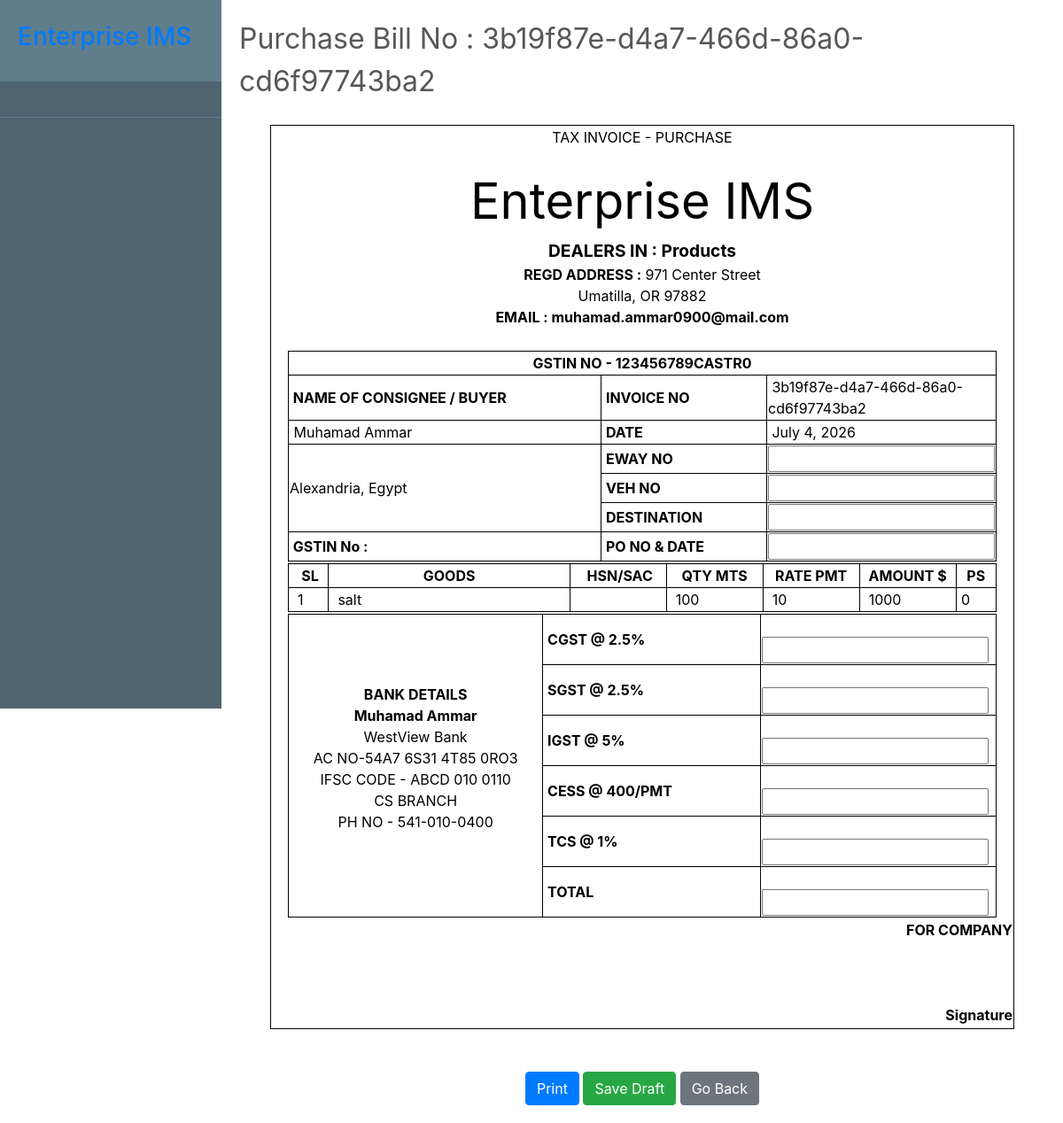
/transaction/purchase_bill/3b19f87ed4a7466d86a0cd6f97743ba2/, run on an earlier commit of the app's database.
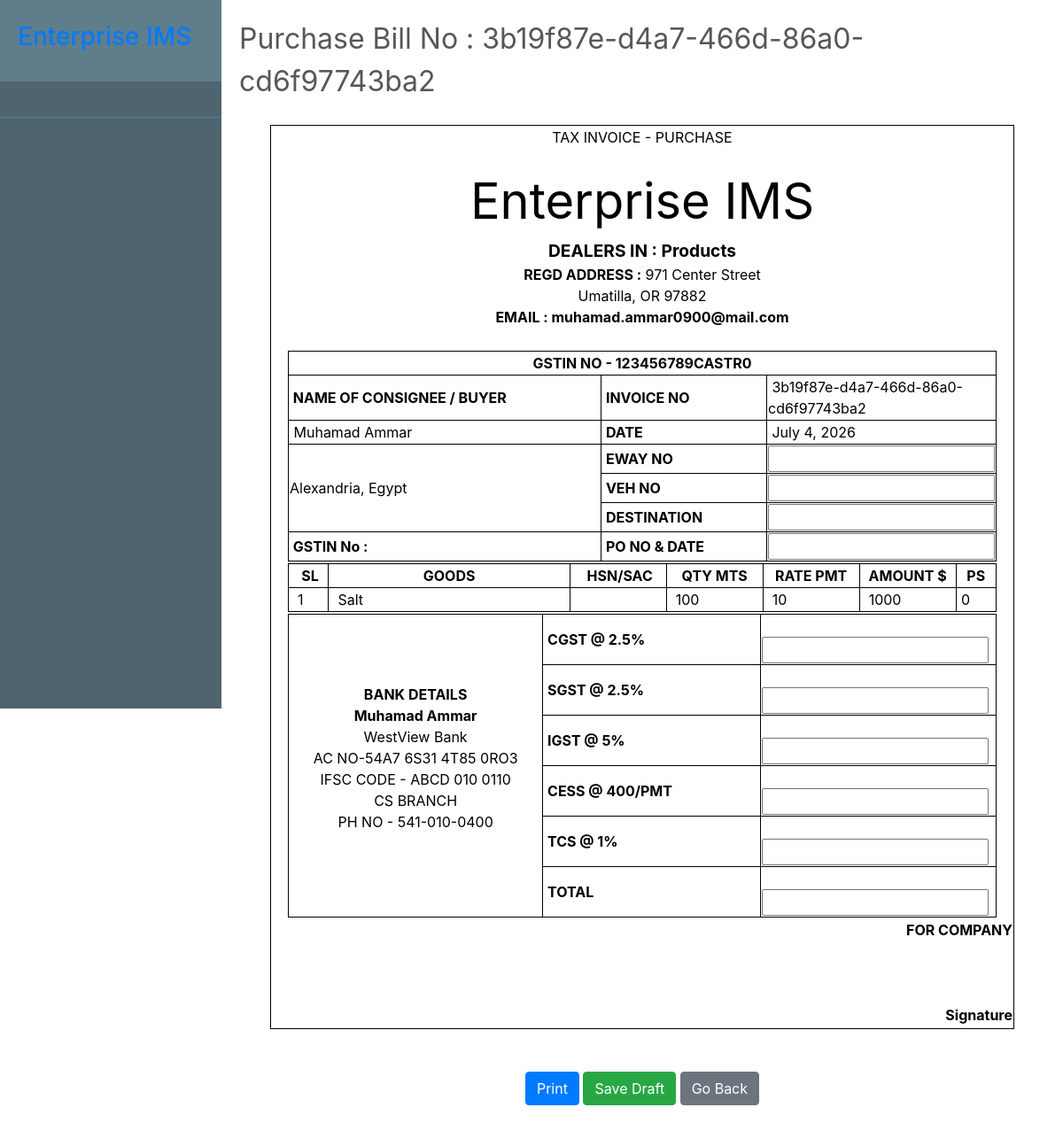
And on a later commit of the database.
### transaction/models.py (models this page shows, shortened)
class PurchaseItem(models.Model):
    billno = models.ForeignKey('PurchaseBill', on_delete=models.CASCADE, related_name='purchasebillno')
    stock = models.ForeignKey(Stock, on_delete=models.CASCADE, related_name='purchaseitem')
    quantity = models.IntegerField(default=1)
    perprice = models.IntegerField(default=1)
    totalprice = models.IntegerField(default=1)

### inventory/models.py (models this page shows, shortened)
class Stock(models.Model):
    id = models.UUIDField(primary_key=True, default=uuid.uuid4)
    name = models.CharField(unique=True, max_length=100)
    quantity = models.DecimalField(max_digits=10, decimal_places=2, default=1)
    is_deleted = models.BooleanField(default=False)
    date = models.DateTimeField(auto_now_add=True, blank=True, null=True)

### transaction/views.py (the view, shortened to what this page needs)
# urls.py: path('purchase_bill/<str:billno>/', PurchaseBillView.as_view(), name='purchase_bill'),
class PurchaseBillView(generic.View):
    model = PurchaseBill
    template_name = 'bill/purchase_bill.html'
    bill_base = 'bill/bill_base.html'
    form_class = PurchaseDetailsForm
    def get_bill_context(self, billno, form):
        bill = get_object_or_404(PurchaseBill, billno=billno)
        items = PurchaseItem.objects.filter(billno=billno)
        billdetails = get_object_or_404(PurchaseBillDetails, billno=billno)
        return {
            'bill': bill,
            'items': items,
            'billdetails': billdetails,
            'bill_base': self.bill_base,
            'form': form,
        }
    def get(self, request, billno):
        billdetalisobj = get_object_or_404(PurchaseBillDetails, billno=billno)
        form = self.form_class(instance=billdetalisobj)
        context = self.get_bill_context(billno, form)
        return render(request, self.template_name, context)

### transaction/forms.py
class PurchaseDetailsForm(forms.ModelForm):
    class Meta:
        model = PurchaseBillDetails
        fields = ('eway', 'veh', 'destination', 'po', 'cgst', 'sgst', 'igst', 'cess', 'tcs', 'total')

### transaction/templates/bill/purchase_bill.html (shortened to what the changed rows need)
{% extends "bill/bill_base.html" %}
{%load static%}
{% block content %}
                      <form method="post">
                          <div class="bg">
                              <br>
                              <div id="printArea" class="bg">
                                  <table class="outer-box inner-box" style="width: 840px; margin-left: auto; margin-right: auto;">
                                      <tbody>
                                          <tr>
                                              <td>
                                              <table class="outer-box" style="width: 800px; margin-left: auto; margin-right: auto;">
                                                  <tbody>
                                                      {% for i in items %}
                                                          <tr style="height: auto;">
                                                              <td class="inner-box" style="width: 5%;">&nbsp; {{ forloop.counter }}</td>
                                                              <td class="inner-box" style="width: 30%;">&nbsp; {{ i.stock.name }}</td>
                                                              <td class="inner-box" style="width: 12%;">&nbsp;</td>
                                                              <td class="inner-box" style="width: 12%;">&nbsp; {{ i.quantity }}</td>
                                                              <td class="inner-box" style="width: 12%;">&nbsp; {{ i.perprice }}</td>
                                                              <td class="inner-box" style="width: 12%;">&nbsp; {{ i.totalprice }}</td>
                                                              <td class="inner-box" style="width: 5%;">&nbsp;0</td>
                                                          </tr>
                                                        {% endfor %}
                                                  </tbody>
                                              </table>
                                              </td>
                                          </tr>
                                      </tbody>
                                  </table>
                              </div>
                          </div>
                          <br><br>
                      </form>
{% endblock content %}

What changed in the data, as far as the page shows it:
changed through a linked row, PurchaseItem: stock.name "salt" → "Salt"
